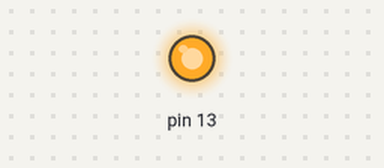
Recording of a sketch running on a simulated Arduino Leonardo, built with avr-gcc and run on an emulated ATmega32U4. On the bench: output pins drawn as LEDs (lit = HIGH).

Above: at 0.5 s.
At 5.0 s:
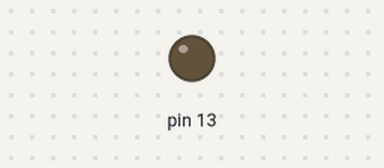
Timing chart, 0 to 6.9 s (numbered marks = the images above):
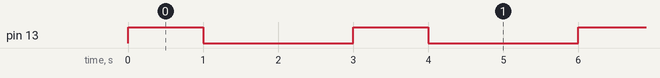

Measured:
- by itself, pin 13: alternates HIGH for 1.0 s and LOW for 2.0 s

The sketch:

ScrollR.ino
```cpp
/* This example shows how to blink the three user LEDs
on the Zumo 32U4. */

#include <Wire.h>
#include <Zumo32U4.h>

void setup()
{

}

void loop()
{
  // Turn the yellow LED on.
  ledRed(0);
  ledYellow(1);
  ledGreen(0);
  delay(1000);

  // Turn the green LED on.
  ledRed(0);
  ledYellow(0);
  ledGreen(1);
  delay(1000);

  // Turn the red LED on.
  ledRed(1);
  ledYellow(0);
  ledGreen(0);
  delay(1000);
}
```
